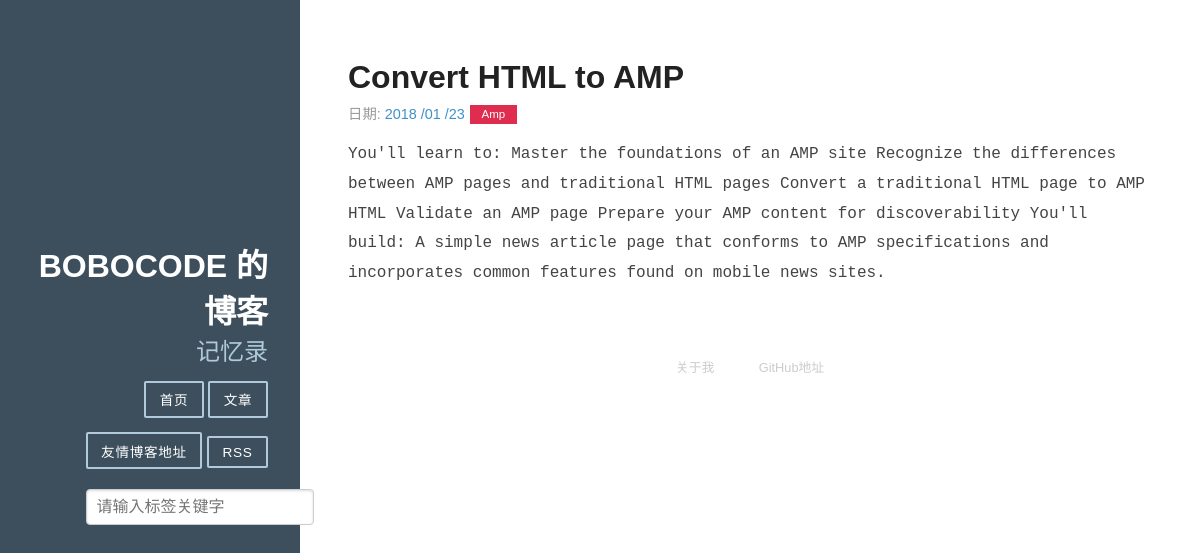
Page /2/ on the committed database.
### article/models.py (models this page shows, shortened)
class Article(models.Model):
	title = models.CharField(max_length=100)
	category = models.CharField(max_length=50,blank=True)
	date_time = models.DateField(auto_now_add =True)
	content = models.TextField(blank=True,null=True)
	class Meta:
		ordering = ['-date_time']
	class Meta:
		ordering = ['-date_time']

### article/views.py (the view)
# urls.py: url(r'^(?P<id>\d+)/$',DetailView.as_view(),name='detail'),
class DetailView(View):
	def get(self,request,id):
		try:
			article = Article.objects.get(id=str(id))
		except Article.DoesNotExist:
			raise Http404
		return render(request,'detail.html',{'article':article})

### article/templatetags/custom_markdown.py (called while the page is built)
@register.filter(is_safe=True)
@stringfilter #字符串作为参数
def custom_markdown(value):
	return mark_safe(markdown.markdown(value,extensions=['markdown.extensions.fenced_code','markdown.extensions.codehilite'],safe_model = True,enable_attributes=False))

### templates/detail.html
{% extends "base.html" %}
{% load custom_markdown %}
{% block content %}
<div class="posts">
        <section class="post">
            <header class="post-header">
                <h2 class="post-title">{{ article.title }}</h2>
                    <p class="post-meta">
                        日期:  <a class="post-author" href="#">{{ article.date_time |date:"Y /m /d"}}</a> <a class="post-category post-category-js" href="{% url "search_tag" my_tag=article.category  %}">{{ article.category | title }}</a>
                    </p>
            </header>
                <div class="post-description">
                    <p>
                        {{ article.content | custom_markdown}}
                    </p>
                </div>
        </section>
</div>
{% endblock %}

### static/css/pure-min.css (style rules this page uses)
article,aside,details,figcaption,figure,footer,header,hgroup,main,nav,section,summary { display:block }
html { font-size:100%;-ms-text-size-adjust:100%;-webkit-text-size-adjust:100% }
html,button,input,select,textarea { font-family:sans-serif }
body { margin:0 }
h2 { font-size:1.5em;margin:.83em 0 }
p,pre { margin:1em 0 }
code,kbd,pre,samp { font-family:monospace,serif;_font-family:'courier new',monospace;font-size:1em }

### static/css/blog.css (style rules this page uses)
* { -webkit-box-sizing: border-box; -moz-box-sizing: border-box; box-sizing: border-box; }
a { text-decoration: none; color: rgb(61, 146, 201); }
.post { padding-bottom: 2em; }
.post-title { font-size: 2em; color: #222; margin-bottom: 0.2em; }
.post-description { font-family: Georgia, "Cambria", serif; color: #444; line-height: 1.8em; }
.post-meta { color: #999; font-size: 90%; margin: 0; }
.post-category { margin: 0 0.1em; padding: 0.3em 1em; color: #fff; background: #999; font-size: 80%; }
.post-category-js { background: #df2d4f; }

### rows in the picture
Article: title "Convert HTML to AMP", date_time "2018 /01 /23", category "Amp", content|custom_markdown "You'll learn to: Master the foundations of an AMP site Recognize the differences between AMP pages and traditional HTML pages Convert a traditional HTML page to AMP HTML Validate an AMP page Prepare your AMP content for discoverability You'll build: A simple news article page that conforms to AMP specifications and incorporates common features found on mobile news sites."
